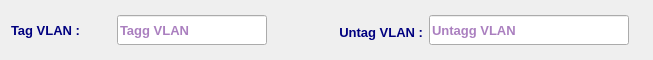
<?xml version="1.0" encoding="UTF-8"?>
<ui version="4.0">
 <class>HybridPortWidget</class>
 <widget class="QWidget" name="HybridPortWidget">
  <property name="geometry">
   <rect>
    <x>0</x>
    <y>0</y>
    <width>653</width>
    <height>60</height>
   </rect>
  </property>
  <property name="sizePolicy">
   <sizepolicy hsizetype="Preferred" vsizetype="Fixed">
    <horstretch>0</horstretch>
    <verstretch>0</verstretch>
   </sizepolicy>
  </property>
  <property name="minimumSize">
   <size>
    <width>650</width>
    <height>60</height>
   </size>
  </property>
  <property name="maximumSize">
   <size>
    <width>16777215</width>
    <height>60</height>
   </size>
  </property>
  <property name="font">
   <font>
    <family>Tahoma</family>
    <pointsize>10</pointsize>
   </font>
  </property>
  <property name="windowTitle">
   <string>Form</string>
  </property>
  <layout class="QVBoxLayout" name="verticalLayout">
   <item>
    <layout class="QHBoxLayout" name="horizontalLayout_2">
     <item>
      <widget class="QLabel" name="taggedLbl">
       <property name="minimumSize">
        <size>
         <width>100</width>
         <height>30</height>
        </size>
       </property>
       <property name="maximumSize">
        <size>
         <width>120</width>
         <height>30</height>
        </size>
       </property>
       <property name="font">
        <font>
         <family>Tahoma</family>
         <pointsize>10</pointsize>
         <weight>75</weight>
         <bold>true</bold>
        </font>
       </property>
       <property name="styleSheet">
        <string notr="true">color: rgb(0, 0, 127);</string>
       </property>
       <property name="text">
        <string>Tag VLAN :</string>
       </property>
       <property name="alignment">
        <set>Qt::AlignLeading|Qt::AlignLeft|Qt::AlignVCenter</set>
       </property>
      </widget>
     </item>
     <item>
      <widget class="QLineEdit" name="taggedLE">
       <property name="sizePolicy">
        <sizepolicy hsizetype="Expanding" vsizetype="Preferred">
         <horstretch>0</horstretch>
         <verstretch>0</verstretch>
        </sizepolicy>
       </property>
       <property name="minimumSize">
        <size>
         <width>150</width>
         <height>30</height>
        </size>
       </property>
       <property name="maximumSize">
        <size>
         <width>150</width>
         <height>30</height>
        </size>
       </property>
       <property name="font">
        <font>
         <family>Tahoma</family>
         <pointsize>10</pointsize>
         <weight>75</weight>
         <bold>true</bold>
        </font>
       </property>
       <property name="styleSheet">
        <string notr="true">color: rgb(85, 0, 127);</string>
       </property>
       <property name="placeholderText">
        <string>Tagg VLAN</string>
       </property>
      </widget>
     </item>
     <item>
      <widget class="QLabel" name="untaggedLbl">
       <property name="minimumSize">
        <size>
         <width>150</width>
         <height>30</height>
        </size>
       </property>
       <property name="maximumSize">
        <size>
         <width>150</width>
         <height>25</height>
        </size>
       </property>
       <property name="font">
        <font>
         <family>Tahoma</family>
         <pointsize>10</pointsize>
         <weight>75</weight>
         <bold>true</bold>
        </font>
       </property>
       <property name="styleSheet">
        <string notr="true">color: rgb(0, 0, 127);</string>
       </property>
       <property name="text">
        <string>Untag VLAN :</string>
       </property>
       <property name="alignment">
        <set>Qt::AlignRight|Qt::AlignTrailing|Qt::AlignVCenter</set>
       </property>
      </widget>
     </item>
     <item>
      <widget class="QLineEdit" name="untaggedLE">
       <property name="sizePolicy">
        <sizepolicy hsizetype="Expanding" vsizetype="Preferred">
         <horstretch>0</horstretch>
         <verstretch>0</verstretch>
        </sizepolicy>
       </property>
       <property name="minimumSize">
        <size>
         <width>200</width>
         <height>30</height>
        </size>
       </property>
       <property name="maximumSize">
        <size>
         <width>200</width>
         <height>30</height>
        </size>
       </property>
       <property name="font">
        <font>
         <family>Tahoma</family>
         <pointsize>10</pointsize>
         <weight>75</weight>
         <bold>true</bold>
        </font>
       </property>
       <property name="styleSheet">
        <string notr="true">color: rgb(85, 0, 127);</string>
       </property>
       <property name="placeholderText">
        <string>Untagg VLAN</string>
       </property>
      </widget>
     </item>
     <item>
      <spacer name="horizontalSpacer">
       <property name="orientation">
        <enum>Qt::Horizontal</enum>
       </property>
       <property name="sizeHint" stdset="0">
        <size>
         <width>40</width>
         <height>20</height>
        </size>
       </property>
      </spacer>
     </item>
    </layout>
   </item>
  </layout>
 </widget>
 <resources/>
 <connections/>
</ui>
